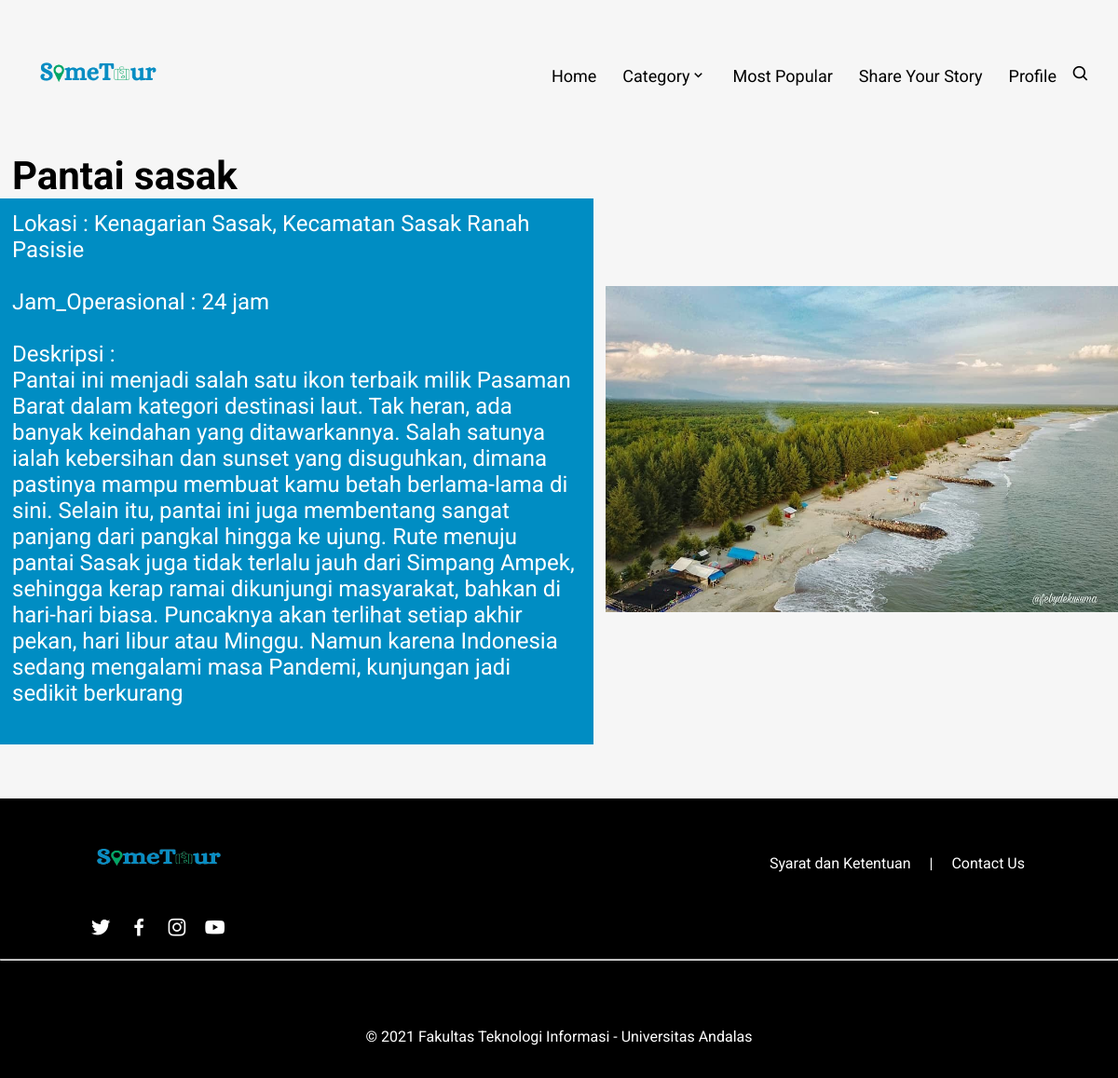
Page /detailmaritim.php?kode_wisata=20 on the committed database.
### tables this page shows
CREATE TABLE `objek_wisata` (
  `kode_wisata` int(5) NOT NULL,
  `id_user` int(5) NOT NULL,
  `judul` varchar(100) NOT NULL,
  `jenis_pariwisata` varchar(100) NOT NULL,
  `deskripsi` text NOT NULL,
  `gambar` varchar(255) NOT NULL,
  `alamat` varchar(100) NOT NULL,
  `jam_operasional` varchar(50) NOT NULL,
  `status` int(5) NOT NULL
);

### detailmaritim.php (the view, shortened to what this page needs)
<?php
$host       = 'localhost';
$user       = 'root';
$password   = '';
$db         = 'pariwisata';
$con = new mysqli($host, $user, $password, $db);
$q      = $con->query("SELECT AVG(rate) AS jml FROM rating")->fetch_assoc();
$hasil  = ceil($q['jml']);
?>
<?php
include_once("koneksi.php");
$kode_wisata = $_GET['kode_wisata'];
$result = mysqli_query($conn, "SELECT judul, alamat, jam_operasional, deskripsi, gambar FROM objek_wisata WHERE kode_wisata='$kode_wisata'") or die (mysqli_error($conn));
?>
<!DOCTYPE html>
<html lang="en">
<head>
    <link rel="stylesheet" href="/SomeTour/assets/css/style.css">
    <link href='https://unpkg.com/boxicons@2.0.7/css/boxicons.min.css' rel='stylesheet'>
</head>
<body>
<div class="body">
    <nav>
        <a href="/SomeTour/index.php"><img src="/SomeTour/img/LOGO SOMETOUR.PNG"></a>
        <div class="nav-links">
            <ul>
                <form action="cari.php" method="post">
                    <li><a href="index.php">Home</a></li>
                    <li><a href="#">Category<i class='bx bx-chevron-down'></i></a>
                    </li>
                    <li><a href="popular.php">Most Popular</a></li>
                    <li><a href="share.php">Share Your Story</a></li>
                    <li><a href="index.php#layer4">Profile</a></li>
                    <i class='bx bx-search search-btn'></i>
                </form>
            </ul>
        </div>
    </nav>
    <div class="content-detail">
    <?php
    while($data = mysqli_fetch_array($result)) {
        $gambar = $data['gambar'];
        $judul = $data['judul'];
        $alamat = $data['alamat'];
        $jam = $data['jam_operasional'];
        $deskripsi = $data['deskripsi'];
        echo "<div>";
        echo "<h1 style='font-size: 42px; margin-left: 2%;'>".$judul."</h1>";
        echo "<div class='rectangle-content'>";
        echo "<p>Lokasi : ".$alamat."</p><br>";
        echo "<p>Jam_Operasional : ".$jam."</p><br>";
        echo "<p>Deskripsi : <br>".$deskripsi."</p><br>";
        echo "</div>";
        echo "</div>";
        echo "<img src='img/".$gambar."' class='img-category'>";
        echo "</div>";
}
?>
    <div id="star">
                <?php
                for ($i = 0; $i < $hasil; $i++) {
                    echo '<span class="on"><i class="fa fa-star"></i></span>';
                }
                for ($i = 5; $i > $hasil; $i--) {
                    echo '<span class="off"><i class="fa fa-star"></i></span>';
                }
                ?>
    </div>
    <form id='rating' class="rating">
        <label for="star5" title="Sempurna - 5 Bintang"></label>
        <label for="star4" title="Sangat Bagus - 4 Bintang"></label>
        <label for="star3" title="Bagus - 3 Bintang"></label>
        <label for="star2" title="Tidak Buruk - 2 Bintang"></label>
        <label for="star1" title="Buruk - 1 Bintang"></label>
    </form>
    </div>
<br><br><br>
    <footer>
        <div class="row-1">
            <div class="col-1">
                <img src="img/LOGO SOMETOUR.PNG" alt="">
                <i class='bx bxl-twitter bx-sm'></i>
                <i class='bx bxl-facebook bx-sm'></i>
                <i class='bx bxl-instagram bx-sm' ></i>
                <i class='bx bxl-youtube bx-sm' ></i>
            </div>
            <div class="col-3">
                <p>Syarat dan Ketentuan</p>
                <p>|</p>
                <p>Contact Us</p>
            </div>
        </div><br><hr>
        <div class="row-2">
            <p>© 2021 Fakultas Teknologi Informasi - Universitas Andalas</p>
        </div>
    </footer>
</body>
</html>

### assets/css/style.css (style rules this page uses)
* { margin: 0; padding: 0; font-family: 'Roboto', sans-serif; }
form, label { margin: 0; padding: 0; }
.rating { border: none; float: left; }
.rating>label::before { margin: 5px; font-size: 1.25em; font-family: FontAwesome; display: inline-block; content: "\f005"; }
.rating>label { color: #ddd; float: right; }
#star { float: left; padding-right: 20px; }
#star span { padding: 3px; font-size: 20px; }
.on { color: #f7d106 }
.off { color: #ddd; }
body { background: #F6F6F6; }
.body { background: #F6F6F6; width: 100%; background-position: center; position: relative; min-height: 100vh; }
.img-category { width: 350px; height: 150px; }
.content-detail { display: flex; }
.content-detail img { margin: auto; width: 550px; height: 350px; }
.rectangle-content { position: relative; margin-left: auto; margin-right: 2%; width: auto; padding: 2%; height: auto; background-color: #008DC3; color: #fff; font-size: 24px; }
nav { display: flex; padding: 5px 30px; justify-content: space-between; align-items: center; }
nav img { width: 150px; }
.nav-links { flex: 1; text-align: right; }
.nav-links ul li { list-style: none; display: inline-block; padding: 8px 12px; position: relative; }
.nav-links ul li a { color: #000; text-decoration: none; font-size: 18px; }
.nav-links ul li::after { content: ''; width: 0%; height: 2px; background: #01A665; display: block; margin: auto; transition: 0.5s; }
.search-btn { transition: 0.5s; font-size: 20px; }
footer { width: 100%; height: 300px; background-color: #000; }
footer img { width: 160px; height: 130px; cursor: pointer; }
footer .bx { color: #fff; cursor: pointer; margin: -10px 6px; }
footer .row-1 { width: 85%; margin: auto; display: flex; flex-wrap: wrap; align-items: flex-start; justify-content: space-between; }
footer .row-1 .col-1 { flex-basis: 0; }
footer .row-1 .col-3 { display: flex; }
footer .row-1 .col-3 p { color: #fff; cursor: pointer; margin: 60px 10px; }
footer .row-2 { color: #fff; text-align: center; margin-top: 6%; }

### rows in the picture
objek_wisata: judul "Pantai sasak", alamat "Kenagarian Sasak, Kecamatan Sasak Ranah Pasisie", jam_operasional "24 jam", deskripsi "Pantai ini menjadi salah satu ikon terbaik milik Pasaman Barat dalam kategori destinasi laut. Tak heran, ada banyak keindahan yang ditawarkannya. Salah satunya ialah kebersihan dan sunset yang disuguhkan, dimana pastinya mampu membuat kamu betah berlama-lama di sini. Selain itu, pantai ini juga membentang sangat panjang dari pangkal hingga ke ujung. Rute menuju pantai Sasak juga tidak terlalu jauh dari Simpang Ampek, sehingga kerap ramai dikunjungi masyarakat, bahkan di hari-hari biasa. Puncaknya akan terlihat setiap akhir pekan, hari libur atau Minggu. Namun karena Indonesia sedang mengalami masa Pandemi, kunjungan jadi sedikit berkurang", gambar (picture)
